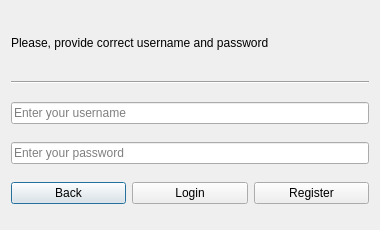
<?xml version="1.0" encoding="UTF-8"?>
<ui version="4.0">
 <class>Dialog</class>
 <widget class="QDialog" name="Dialog">
  <property name="geometry">
   <rect>
    <x>0</x>
    <y>0</y>
    <width>380</width>
    <height>230</height>
   </rect>
  </property>
  <property name="minimumSize">
   <size>
    <width>380</width>
    <height>230</height>
   </size>
  </property>
  <property name="maximumSize">
   <size>
    <width>380</width>
    <height>230</height>
   </size>
  </property>
  <property name="windowTitle">
   <string>Dialog</string>
  </property>
  <layout class="QVBoxLayout" name="verticalLayout">
   <item>
    <widget class="QLabel" name="statusText">
     <property name="sizePolicy">
      <sizepolicy hsizetype="Preferred" vsizetype="Preferred">
       <horstretch>0</horstretch>
       <verstretch>0</verstretch>
      </sizepolicy>
     </property>
     <property name="maximumSize">
      <size>
       <width>16777215</width>
       <height>40</height>
      </size>
     </property>
     <property name="text">
      <string>Please, provide correct username and password</string>
     </property>
    </widget>
   </item>
   <item>
    <widget class="Line" name="line">
     <property name="orientation">
      <enum>Qt::Horizontal</enum>
     </property>
    </widget>
   </item>
   <item>
    <widget class="QLineEdit" name="username">
     <property name="inputMask">
      <string/>
     </property>
     <property name="placeholderText">
      <string>Enter your username</string>
     </property>
    </widget>
   </item>
   <item>
    <widget class="QLineEdit" name="password">
     <property name="autoFillBackground">
      <bool>false</bool>
     </property>
     <property name="inputMask">
      <string/>
     </property>
     <property name="text">
      <string/>
     </property>
     <property name="echoMode">
      <enum>QLineEdit::PasswordEchoOnEdit</enum>
     </property>
     <property name="placeholderText">
      <string>Enter your password</string>
     </property>
    </widget>
   </item>
   <item>
    <layout class="QHBoxLayout" name="horizontalLayout">
     <item>
      <widget class="QPushButton" name="backButton">
       <property name="text">
        <string>Back</string>
       </property>
      </widget>
     </item>
     <item>
      <widget class="QPushButton" name="loginButton">
       <property name="text">
        <string>Login</string>
       </property>
      </widget>
     </item>
     <item>
      <widget class="QPushButton" name="registerButton">
       <property name="text">
        <string>Register</string>
       </property>
      </widget>
     </item>
    </layout>
   </item>
  </layout>
 </widget>
 <resources/>
 <connections/>
</ui>
